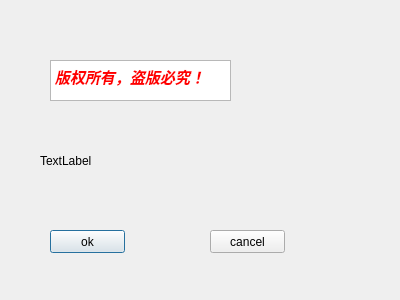
<?xml version="1.0" encoding="UTF-8"?>
<ui version="4.0">
 <class>about</class>
 <widget class="QDialog" name="about">
  <property name="geometry">
   <rect>
    <x>0</x>
    <y>0</y>
    <width>400</width>
    <height>300</height>
   </rect>
  </property>
  <property name="windowTitle">
   <string>Dialog</string>
  </property>
  <widget class="QTextEdit" name="textEdit">
   <property name="geometry">
    <rect>
     <x>50</x>
     <y>60</y>
     <width>181</width>
     <height>41</height>
    </rect>
   </property>
   <property name="html">
    <string>&lt;!DOCTYPE HTML PUBLIC &quot;-//W3C//DTD HTML 4.0//EN&quot; &quot;http://www.w3.org/TR/REC-html40/strict.dtd&quot;&gt;
&lt;html&gt;&lt;head&gt;&lt;meta name=&quot;qrichtext&quot; content=&quot;1&quot; /&gt;&lt;style type=&quot;text/css&quot;&gt;
p, li { white-space: pre-wrap; }
&lt;/style&gt;&lt;/head&gt;&lt;body style=&quot; font-family:'宋体'; font-size:9pt; font-weight:400; font-style:normal;&quot;&gt;
&lt;p style=&quot; margin-top:0px; margin-bottom:0px; margin-left:0px; margin-right:0px; -qt-block-indent:0; text-indent:0px;&quot;&gt;&lt;span style=&quot; font-size:11pt; font-weight:600; font-style:italic; color:#ff0000;&quot;&gt;版权所有，盗版必究！&lt;/span&gt;&lt;/p&gt;&lt;/body&gt;&lt;/html&gt;</string>
   </property>
  </widget>
  <widget class="QPushButton" name="ok">
   <property name="geometry">
    <rect>
     <x>50</x>
     <y>230</y>
     <width>75</width>
     <height>23</height>
    </rect>
   </property>
   <property name="text">
    <string>ok</string>
   </property>
  </widget>
  <widget class="QPushButton" name="cancel">
   <property name="geometry">
    <rect>
     <x>210</x>
     <y>230</y>
     <width>75</width>
     <height>23</height>
    </rect>
   </property>
   <property name="text">
    <string>cancel</string>
   </property>
  </widget>
  <widget class="QLabel" name="movieTextLabel">
   <property name="geometry">
    <rect>
     <x>40</x>
     <y>120</y>
     <width>261</width>
     <height>81</height>
    </rect>
   </property>
   <property name="text">
    <string>TextLabel</string>
   </property>
  </widget>
 </widget>
 <resources/>
 <connections/>
</ui>
